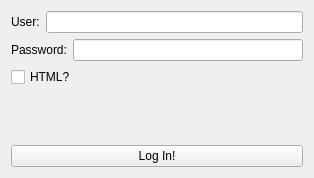
<?xml version="1.0" encoding="UTF-8"?>
<ui version="4.0">
 <class>MainWindow</class>
 <widget class="QMainWindow" name="MainWindow">
  <property name="geometry">
   <rect>
    <x>0</x>
    <y>0</y>
    <width>314</width>
    <height>178</height>
   </rect>
  </property>
  <property name="windowTitle">
   <string>MainWindow</string>
  </property>
  <widget class="QWidget" name="centralWidget">
   <layout class="QVBoxLayout" name="verticalLayout">
    <item>
     <layout class="QHBoxLayout" name="horizontalLayout">
      <item>
       <widget class="QLabel" name="User_Label">
        <property name="text">
         <string>User:</string>
        </property>
       </widget>
      </item>
      <item>
       <widget class="QLineEdit" name="lineEdit"/>
      </item>
     </layout>
    </item>
    <item>
     <layout class="QHBoxLayout" name="horizontalLayout_2">
      <item>
       <widget class="QLabel" name="Passw_Label">
        <property name="text">
         <string>Password:</string>
        </property>
       </widget>
      </item>
      <item>
       <widget class="QLineEdit" name="lineEdit_2"/>
      </item>
     </layout>
    </item>
    <item>
     <widget class="QCheckBox" name="checkBox">
      <property name="text">
       <string>HTML?</string>
      </property>
     </widget>
    </item>
    <item>
     <widget class="QLabel" name="Login_Ver_Label">
      <property name="text">
       <string>&lt;html&gt;&lt;head/&gt;&lt;body&gt;&lt;p align=&quot;center&quot;&gt;&lt;br/&gt;&lt;/p&gt;&lt;/body&gt;&lt;/html&gt;</string>
      </property>
     </widget>
    </item>
    <item>
     <widget class="QPushButton" name="LogInButton">
      <property name="text">
       <string>Log In!</string>
      </property>
     </widget>
    </item>
   </layout>
  </widget>
 </widget>
 <layoutdefault spacing="6" margin="11"/>
 <resources/>
 <connections/>
</ui>
